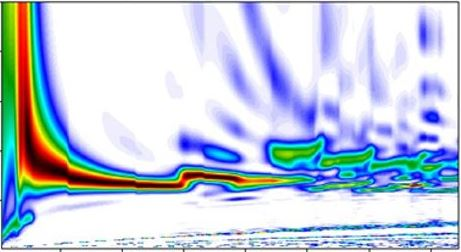
%> input picture Sample_Disp_Image.JPG, 461 x 252 px
$ octave DIPSEXJASD.m   (GNU Octave 9; MATLAB toolbox functions it lacks are replaced by stand-ins)
%> lines starting %> are read from the running program, lines starting %| are printed output that depends on the picture; in (x1, y1, x2, y2) boxes, pixels count from 0 and x2, y2 are one past the last pixel; in counts of white or black regions, pixels touching at a corner belong together; the program's own positions count from 1
clc;
clear all;
close all;
warning off;
RGB=imread('Sample_Disp_Image.jpg'); % Reads the image from a spcified filename in the RGB format
%> RGB is the input picture: size 252x461x3 uint8; mean R, G, B 190.5, 203.2, 219.5

RGB = imresize(RGB, [1000 4000]); % Resizes the image to a particular scale defined by number of rows and columns
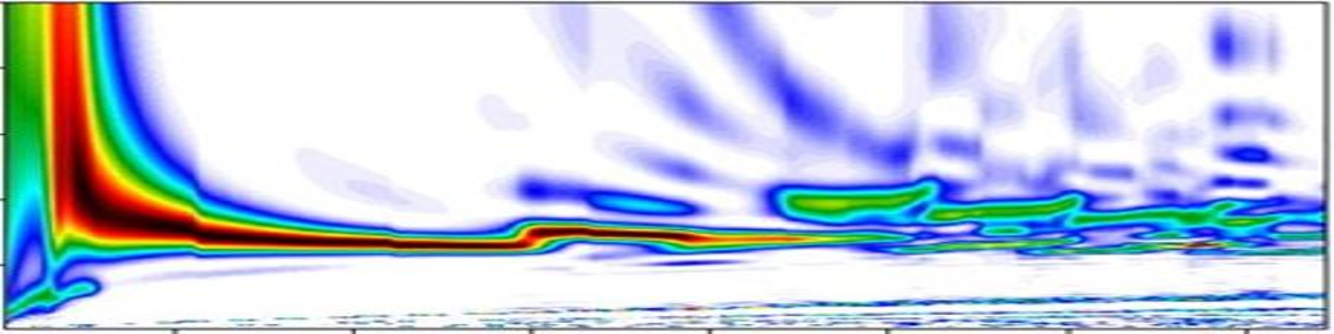
%> RGB: size 1000x4000x3 uint8 (shown at 1/3 size); mean R, G, B 190.5, 203.2, 219.4
[m n p]=size(RGB);
%> m = 1000; n = 4000; p = 3
Map=zeros(m,n);

% Convert RGB image to chosen color space, HSV in this case
I = rgb2hsv(RGB);
%> I: size 1000x4000x3 double; mean H, S, V 0.418, 0.271, 0.926

% Blue ranges
% Define thresholds for channel 1 based on histogram settings
channel1Min = 0.566;
channel1Max = 0.832;

% Define thresholds for channel 2 based on histogram settings
channel2Min = 0.274;
channel2Max = 1.000;

% Define thresholds for channel 3 based on histogram settings
channel3Min = 0.000;
channel3Max = 1.000;

% Create mask based on chosen histogram thresholds
BW = (I(:,:,1) >= channel1Min ) & (I(:,:,1) <= channel1Max) & ...
    (I(:,:,2) >= channel2Min ) & (I(:,:,2) <= channel2Max) & ...
    (I(:,:,3) >= channel3Min ) & (I(:,:,3) <= channel3Max);
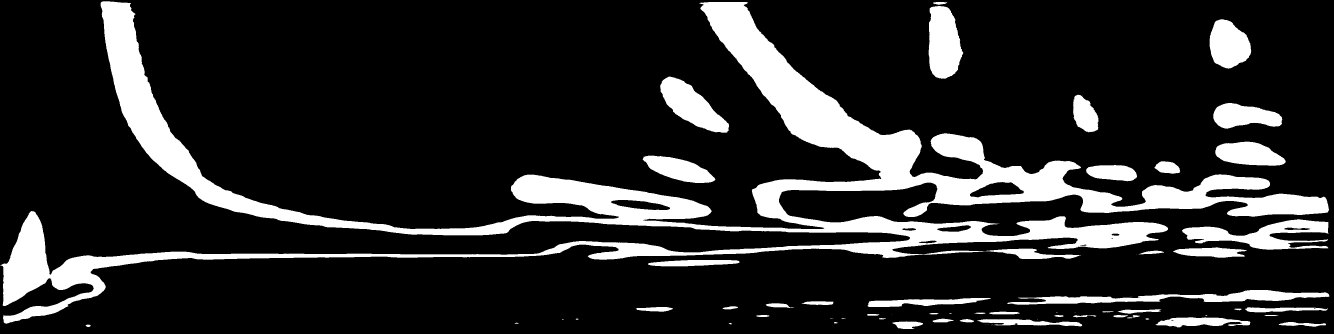
%> BW: size 1000x4000 logical (shown at 1/3 size); 16.4% white; 81 white regions (31 under 20 px), largest, box (x1, y1, x2, y2) and area: (0, 4, 3987, 971) 488124, (3546, 658, 3986, 749) 18610, (2786, 18, 2890, 236) 17482

for i=1:m
    for j=1:n
        if (BW(i,j)==1)
            Map(i,j)=30*I(i,j,2);
        end
    end
end
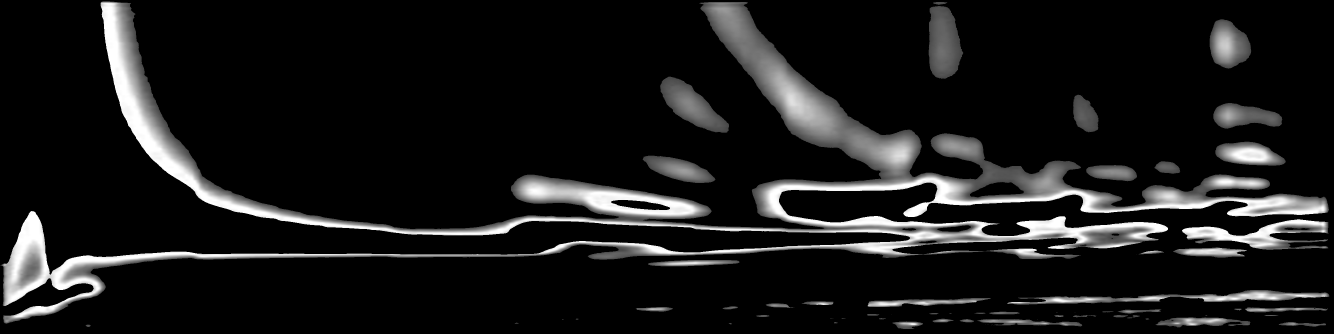
%> Map: size 1000x4000 double (shown at 1/3 size); min 0, max 30, mean 3; drawn with min black and max white

% aqua colour
% Define thresholds for channel 1 based on histogram settings
channel1Min = 0.103;
channel1Max = 0.565;
diff=channel1Max-channel1Min;

% Define thresholds for channel 2 based on histogram settings
channel2Min = 0.274;
channel2Max = 1.000;

% Define thresholds for channel 3 based on histogram settings
channel3Min = 0.000;
channel3Max = 1.000;

% Create mask based on chosen histogram thresholds
BW = (I(:,:,1) >= channel1Min ) & (I(:,:,1) <= channel1Max) & ...
    (I(:,:,2) >= channel2Min ) & (I(:,:,2) <= channel2Max) & ...
    (I(:,:,3) >= channel3Min ) & (I(:,:,3) <= channel3Max);
%> BW: size 1000x4000 logical; 11.5% white; 75 white regions (39 under 20 px), largest, box (x1, y1, x2, y2) and area: (6, 4, 2730, 823) 289935, (2337, 548, 3987, 766) 129659, (8, 835, 281, 947) 11537

for i=1:m
    for j=1:n
        if (BW(i,j)==1)
            Map(i,j)=30+40*((channel1Max-I(i,j,1))/diff);
        end
    end
end
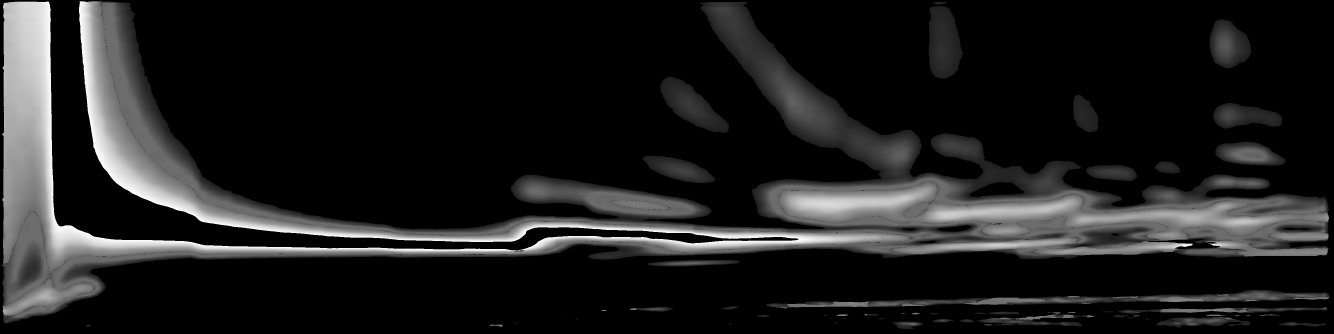
%> Map: size 1000x4000 double (shown at 1/3 size); min 0, max 70, mean 8.3; drawn with min black and max white

% Red zone
% Define thresholds for channel 1 based on histogram settings
channel1Min = 0.897;
channel1Max = 0.102;
diff=channel1Max-channel1Min;

% Define thresholds for channel 2 based on histogram settings
channel2Min = 0.230;
channel2Max = 1.000;

% Define thresholds for channel 3 based on histogram settings
channel3Min = 0.314;
channel3Max = 1.000;

% Create mask based on chosen histogram thresholds
BW = ( (I(:,:,1) >= channel1Min) | (I(:,:,1) <= channel1Max) ) & ...
    (I(:,:,2) >= channel2Min ) & (I(:,:,2) <= channel2Max) & ...
    (I(:,:,3) >= channel3Min ) & (I(:,:,3) <= channel3Max);
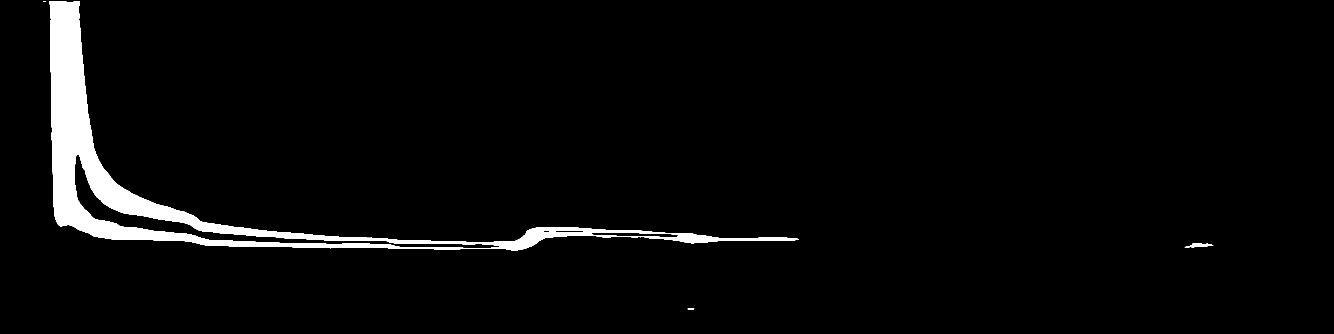
%> BW: size 1000x4000 logical (shown at 1/3 size); 3.4% white; 4 white regions (1 under 20 px), largest, box (x1, y1, x2, y2) and area: (147, 4, 2396, 751) 134683, (3554, 730, 3640, 742) 559, (2063, 924, 2083, 929) 75

for i=1:m
    for j=1:n
        if (BW(i,j)==1)
            Map(i,j)=70+20*((channel1Max-I(i,j,1))/diff);
        end
    end
end
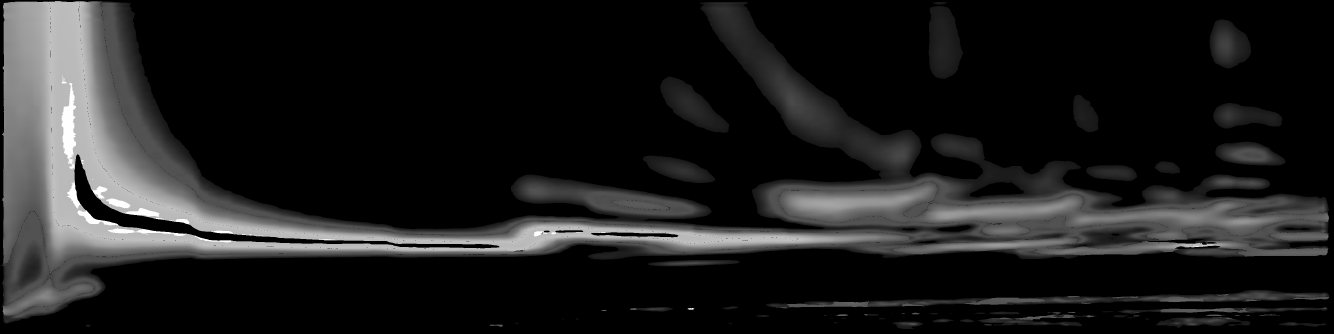
%> Map: size 1000x4000 double (shown at 1/3 size); min 0, max 92.57, mean 10.7; drawn with min black and max white


% Black zone
% Define thresholds for channel 1 based on histogram settings
channel1Min = 0.897;
channel1Max = 0.102;

% Define thresholds for channel 2 based on histogram settings
channel2Min = 0.230;
channel2Max = 1.000;

% Define thresholds for channel 3 based on histogram settings
channel3Min = 0.000;
channel3Max = 0.364;

% Create mask based on chosen histogram thresholds
BW = ( (I(:,:,1) >= channel1Min) | (I(:,:,1) <= channel1Max) ) & ...
    (I(:,:,2) >= channel2Min ) & (I(:,:,2) <= channel2Max) & ...
    (I(:,:,3) >= channel3Min ) & (I(:,:,3) <= channel3Max);
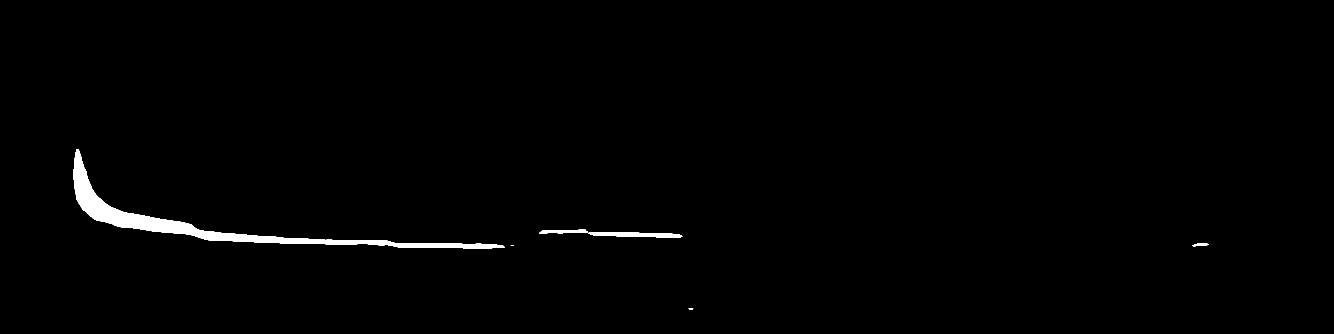
%> BW: size 1000x4000 logical (shown at 1/3 size); 1% white; 6 white regions (1 under 20 px), largest, box (x1, y1, x2, y2) and area: (220, 448, 1514, 745) 35270, (1765, 696, 2047, 713) 3147, (1617, 688, 1763, 702) 1224, (3576, 730, 3626, 739) 263, (2065, 926, 2080, 928) 27
%> (the run ends here)
